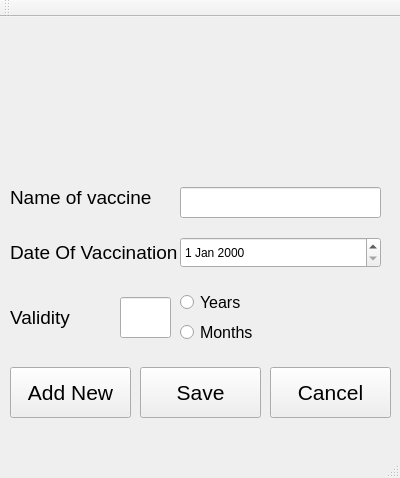
<?xml version="1.0" encoding="UTF-8"?>
<ui version="4.0">
 <class>MainWindow</class>
 <widget class="QMainWindow" name="MainWindow">
  <property name="geometry">
   <rect>
    <x>0</x>
    <y>0</y>
    <width>400</width>
    <height>478</height>
   </rect>
  </property>
  <property name="windowTitle">
   <string>MainWindow</string>
  </property>
  <widget class="QWidget" name="centralWidget">
   <widget class="QLabel" name="label">
    <property name="geometry">
     <rect>
      <x>10</x>
      <y>160</y>
      <width>151</width>
      <height>41</height>
     </rect>
    </property>
    <property name="font">
     <font>
      <pointsize>14</pointsize>
     </font>
    </property>
    <property name="text">
     <string>Name of vaccine</string>
    </property>
    <property name="textFormat">
     <enum>Qt::RichText</enum>
    </property>
   </widget>
   <widget class="QLineEdit" name="lineEdit">
    <property name="geometry">
     <rect>
      <x>180</x>
      <y>170</y>
      <width>201</width>
      <height>31</height>
     </rect>
    </property>
   </widget>
   <widget class="QLabel" name="label_2">
    <property name="geometry">
     <rect>
      <x>10</x>
      <y>280</y>
      <width>141</width>
      <height>41</height>
     </rect>
    </property>
    <property name="font">
     <font>
      <pointsize>14</pointsize>
     </font>
    </property>
    <property name="text">
     <string>Validity</string>
    </property>
    <property name="textFormat">
     <enum>Qt::RichText</enum>
    </property>
   </widget>
   <widget class="QLineEdit" name="lineEdit_2">
    <property name="geometry">
     <rect>
      <x>120</x>
      <y>280</y>
      <width>51</width>
      <height>41</height>
     </rect>
    </property>
   </widget>
   <widget class="QRadioButton" name="radioButton">
    <property name="geometry">
     <rect>
      <x>180</x>
      <y>270</y>
      <width>111</width>
      <height>31</height>
     </rect>
    </property>
    <property name="font">
     <font>
      <pointsize>12</pointsize>
     </font>
    </property>
    <property name="text">
     <string>Years</string>
    </property>
   </widget>
   <widget class="QRadioButton" name="radioButton_2">
    <property name="geometry">
     <rect>
      <x>180</x>
      <y>300</y>
      <width>101</width>
      <height>31</height>
     </rect>
    </property>
    <property name="font">
     <font>
      <pointsize>12</pointsize>
     </font>
    </property>
    <property name="text">
     <string>Months</string>
    </property>
   </widget>
   <widget class="QDateEdit" name="dateEdit">
    <property name="geometry">
     <rect>
      <x>180</x>
      <y>220</y>
      <width>201</width>
      <height>31</height>
     </rect>
    </property>
   </widget>
   <widget class="QLabel" name="label_3">
    <property name="geometry">
     <rect>
      <x>10</x>
      <y>220</y>
      <width>171</width>
      <height>31</height>
     </rect>
    </property>
    <property name="font">
     <font>
      <pointsize>14</pointsize>
     </font>
    </property>
    <property name="text">
     <string>Date Of Vaccination</string>
    </property>
   </widget>
   <widget class="QPushButton" name="pushButton">
    <property name="geometry">
     <rect>
      <x>10</x>
      <y>350</y>
      <width>121</width>
      <height>51</height>
     </rect>
    </property>
    <property name="font">
     <font>
      <pointsize>16</pointsize>
     </font>
    </property>
    <property name="text">
     <string>Add New</string>
    </property>
   </widget>
   <widget class="QPushButton" name="pushButton_2">
    <property name="geometry">
     <rect>
      <x>140</x>
      <y>350</y>
      <width>121</width>
      <height>51</height>
     </rect>
    </property>
    <property name="font">
     <font>
      <pointsize>16</pointsize>
     </font>
    </property>
    <property name="text">
     <string>Save</string>
    </property>
   </widget>
   <widget class="QPushButton" name="pushButton_3">
    <property name="geometry">
     <rect>
      <x>270</x>
      <y>350</y>
      <width>121</width>
      <height>51</height>
     </rect>
    </property>
    <property name="font">
     <font>
      <pointsize>16</pointsize>
     </font>
    </property>
    <property name="text">
     <string>Cancel</string>
    </property>
   </widget>
  </widget>
  <widget class="QMenuBar" name="menuBar">
   <property name="geometry">
    <rect>
     <x>0</x>
     <y>0</y>
     <width>400</width>
     <height>21</height>
    </rect>
   </property>
  </widget>
  <widget class="QToolBar" name="mainToolBar">
   <attribute name="toolBarArea">
    <enum>TopToolBarArea</enum>
   </attribute>
   <attribute name="toolBarBreak">
    <bool>false</bool>
   </attribute>
  </widget>
  <widget class="QStatusBar" name="statusBar"/>
 </widget>
 <layoutdefault spacing="6" margin="11"/>
 <resources/>
 <connections/>
</ui>
